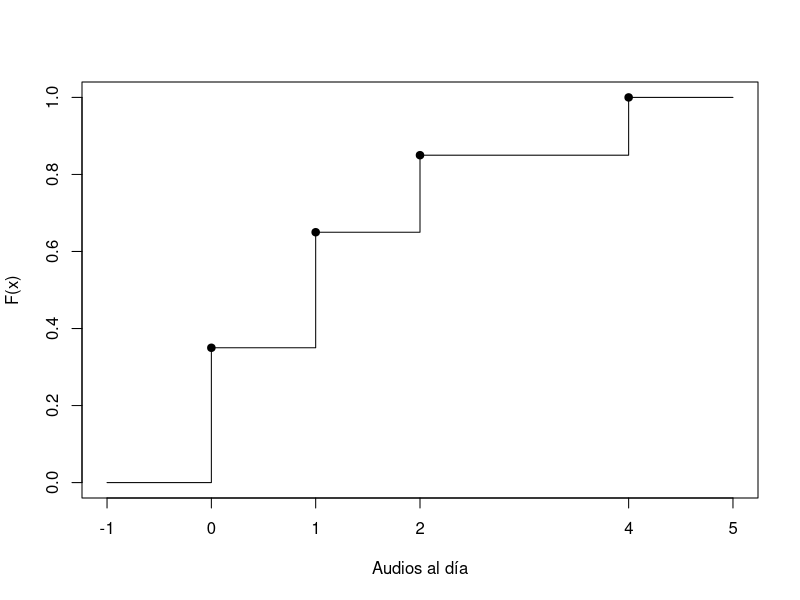
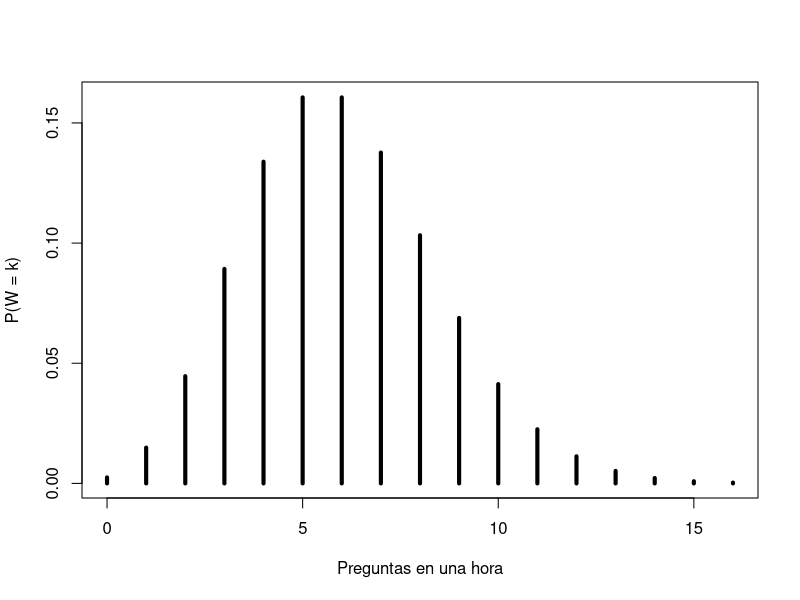

Reproduce these figures in R, in order.
# Soluciones de los ejercicios tipo examen
# Del artículo «Variables aleatorias discretas — ejercicios tipo examen con el grupo de WhatsApp, modelos que hay que reconocer y una función de masa con parámetro (y el 1 - pbinom(5) que me costó un punto)»
# https://sergiolearns.com/variables-aleatorias-discretas-ejercicios/

# ---- Ejercicio 1 (c): media, varianza y gráfico de F ----
x <- c(0, 1, 2, 4)
F <- c(0.35, 0.65, 0.85, 1)
p <- diff(c(0, F))                  # saltos de F: la función de masa
p
media <- sum(x * p)
varianza <- sum(x^2 * p) - media^2
round(c(media = media, varianza = varianza, sd = sqrt(varianza)), 2)
plot(c(-1, x, 5), c(0, F, 1), type = "s", xlab = "Audios al día",
     ylab = "F(x)", xaxt = "n")
axis(1, at = c(-1, x, 5))
points(x, F, pch = 19)

# ---- Ejercicio 2: binomial, geométrica, binomial negativa y Poisson ----
# (a)
round(c(P3 = dbinom(3, 20, 0.15), al_menos_5 = 1 - pbinom(4, 20, 0.15),
        media = 20 * 0.15, var = 20 * 0.15 * 0.85), 2)
# (b)
round(c(mas_de_6 = 1 - pgeom(6, 0.15), formula = 0.85^7, media = 0.85 / 0.15), 2)
# (c)
round(pnbinom(10, 3, 0.15), 2)
qnbinom(0.9, 3, 0.15)
# (d)
round(ppois(8, 6) - ppois(3, 6), 2)
round(dpois(4:8, 6), 4)
plot(0:16, dpois(0:16, 6), type = "h", lwd = 4,
     xlab = "Preguntas en una hora", ylab = "P(W = k)")

# ---- Ejercicio 3 (c): comprobar la media sumando la serie ----
theta <- 2
x <- 1:60                                       # la cola más allá de 60 es despreciable
p <- theta^x / (factorial(x) * (exp(theta) - 1))
round(c(suma = sum(p), media_serie = sum(x * p),
        media_formula = theta * exp(theta) / (exp(theta) - 1)), 2)

# ---- Bonus: E(2^X) con X ~ Pois(4) ----
sum(2^(0:60) * dpois(0:60, 4)); exp(4)
